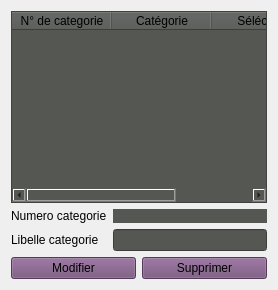
      <widget class="QWidget" name="tab_6">
       <attribute name="title">
        <string>Catégories</string>
       </attribute>
       <layout class="QVBoxLayout" name="verticalLayout_5">
        <item>
         <widget class="QTableWidget" name="tableWidgetCategories">
          <property name="styleSheet">
           <string notr="true">background-color: rgb(85, 87, 83);</string>
          </property>
          <property name="selectionMode">
           <enum>QAbstractItemView::SingleSelection</enum>
          </property>
          <property name="selectionBehavior">
           <enum>QAbstractItemView::SelectRows</enum>
          </property>
          <column>
           <property name="text">
            <string>N° de categorie</string>
           </property>
           <property name="background">
            <color>
             <red>117</red>
             <green>80</green>
             <blue>123</blue>
            </color>
           </property>
          </column>
          <column>
           <property name="text">
            <string>Catégorie</string>
           </property>
           <property name="background">
            <color>
             <red>117</red>
             <green>80</green>
             <blue>123</blue>
            </color>
           </property>
          </column>
          <column>
           <property name="text">
            <string>Séléction</string>
           </property>
           <property name="background">
            <color>
             <red>117</red>
             <green>80</green>
             <blue>123</blue>
            </color>
           </property>
          </column>
         </widget>
        </item>
        <item>
         <layout class="QFormLayout" name="formLayout_3">
          <item row="0" column="0">
           <widget class="QLabel" name="label_10">
            <property name="text">
             <string>Numero categorie</string>
            </property>
           </widget>
          </item>
          <item row="0" column="1">
           <widget class="QLabel" name="labelNoCategories">
            <property name="styleSheet">
             <string notr="true">background-color: rgb(85, 87, 83);</string>
            </property>
            <property name="text">
             <string/>
            </property>
           </widget>
          </item>
          <item row="1" column="0">
           <widget class="QLabel" name="label_12">
            <property name="text">
             <string>Libelle categorie</string>
            </property>
           </widget>
          </item>
          <item row="1" column="1">
           <widget class="QLineEdit" name="lineEditLibelleCategories">
            <property name="styleSheet">
             <string notr="true">background-color: rgb(85, 87, 83);</string>
            </property>
           </widget>
          </item>
         </layout>
        </item>
        <item>
         <layout class="QHBoxLayout" name="horizontalLayout_7">
          <item>
           <widget class="QPushButton" name="pushButtonModifierCategorie">
            <property name="styleSheet">
             <string notr="true">background-color: rgb(117, 80, 123);</string>
            </property>
            <property name="text">
             <string>Modifier</string>
            </property>
            <property name="icon">
             <iconset resource="img.qrc">
              <normaloff>:/new/img/img/mod.png</normaloff>:/new/img/img/mod.png</iconset>
            </property>
           </widget>
          </item>
          <item>
           <widget class="QPushButton" name="pushButtonSupprimeCategorie">
            <property name="styleSheet">
             <string notr="true">background-color: rgb(117, 80, 123);</string>
            </property>
            <property name="text">
             <string>Supprimer</string>
            </property>
            <property name="icon">
             <iconset resource="img.qrc">
              <normaloff>:/new/img/img/tes.png</normaloff>:/new/img/img/tes.png</iconset>
            </property>
           </widget>
          </item>
         </layout>
        </item>
       </layout>
      </widget>
